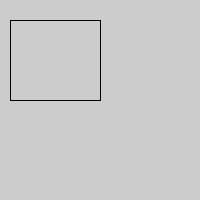
Frame 1 (no input)
Frame 60 (the mouse pressed at the canvas centre just before this capture): identical to frame 1, image omitted
Frame 120 (the mouse held since frame 60 and released just before this capture): identical to frame 1, image omitted

The Processing sketch that drew this single still picture (run headless with seeded random() and noise(); from frame 60 on, the mouse is pressed at the canvas centre):

// Processing sketch: sketch_9_4
// ── sketch_9_4.pde
void setup(){
  size(200,200);
  mymethman(10,20,100,20);

  
}

void draw(){
  
}

void mymethman(int num1, int num2, int num3, int num4){
  line(num1,num2,num3,num4);
  line(num1,num3,num1,num2);
  line(num3,num3,num3,num4);
  line(num1,num3,num3,num3);
}
